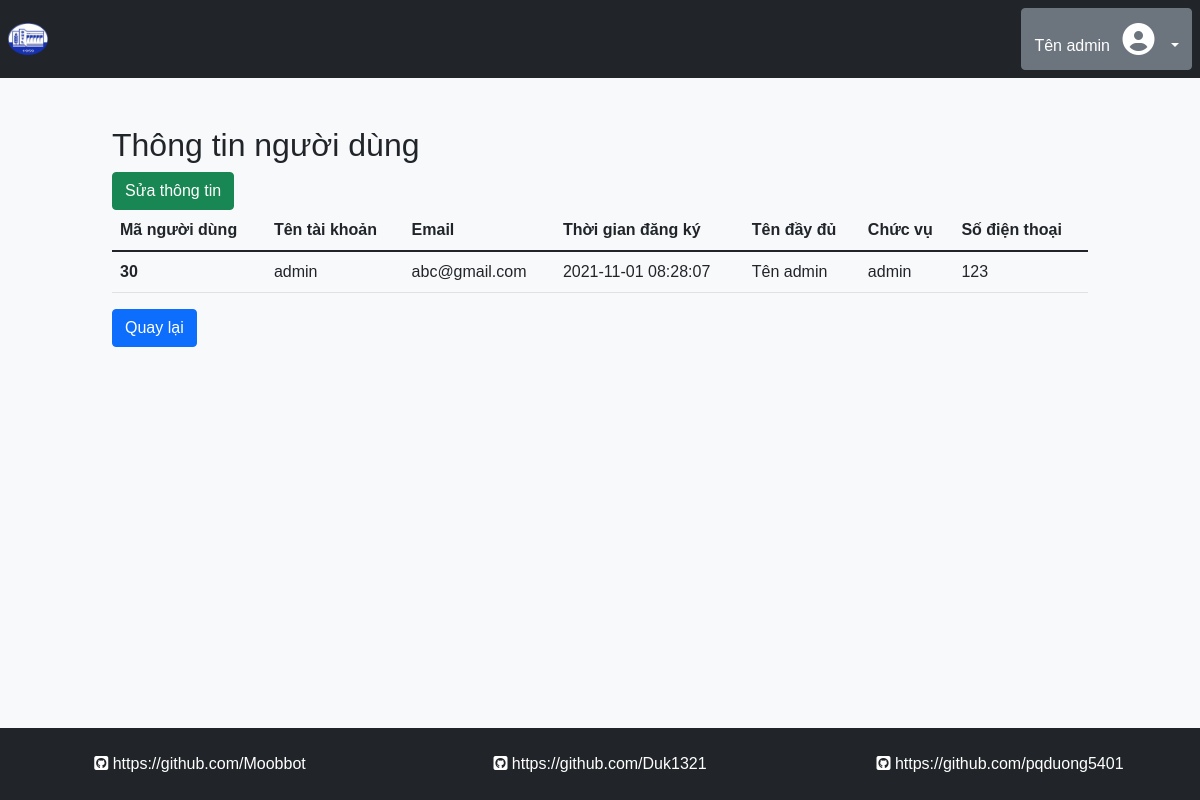
Before: /information/information.php (signed in) with the older database file.
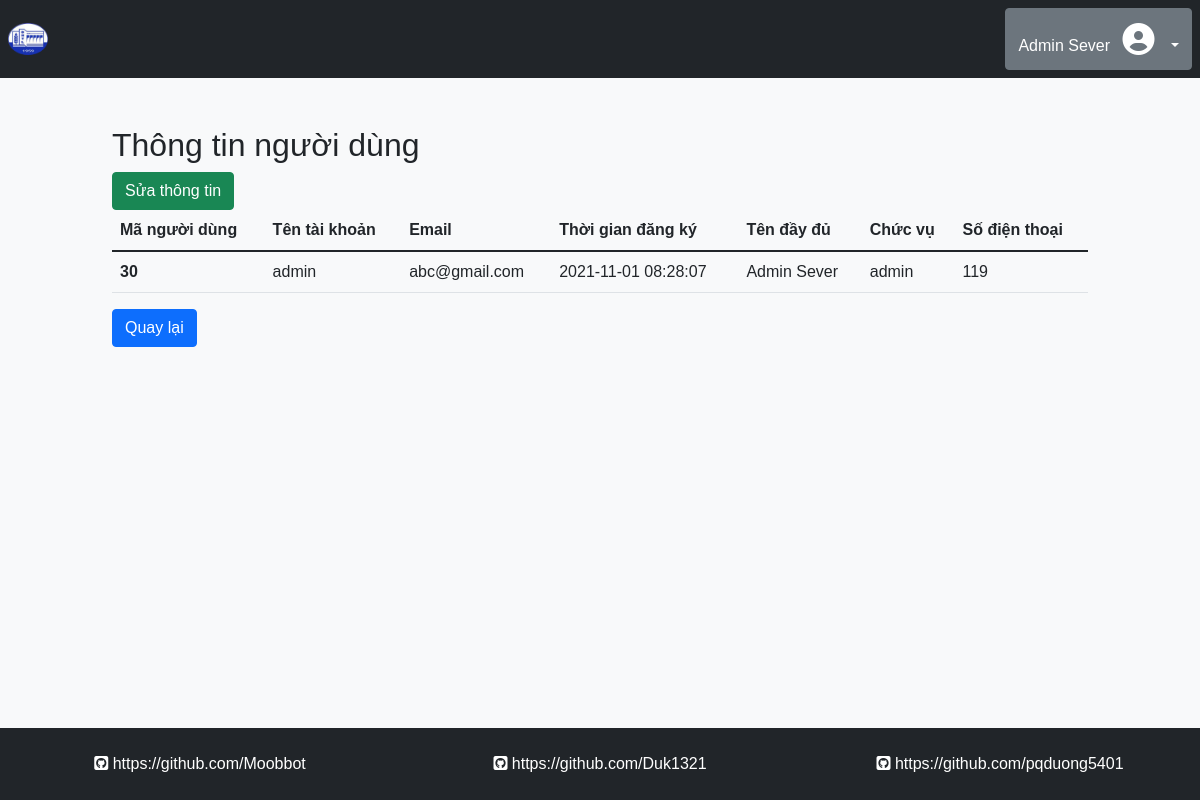
After: the same page with the newer database file.
### tables this page shows
CREATE TABLE `db_user_inf` (
  `ID` int(10) UNSIGNED NOT NULL,
  `User_FullName` varchar(200) NOT NULL,
  `User_Position` varchar(100) NOT NULL,
  `User_Phone` varchar(100) NOT NULL,
  `office_id` int(10) UNSIGNED DEFAULT NULL
);

CREATE TABLE `db_users` (
  `user_id` int(10) UNSIGNED NOT NULL,
  `user_name` varchar(50) NOT NULL,
  `user_email` varchar(100) NOT NULL,
  `user_pass` varchar(100) NOT NULL,
  `user_regis_date` datetime DEFAULT current_timestamp(),
  `user_status` tinyint(1) DEFAULT 0,
  `user_level` int(1) DEFAULT 0,
  `user_code` varchar(1000) NOT NULL
);

### information/information.php (the view, shortened to what this page needs)
<?php include '../reuse/header.php' ?>
<div class="container-fluid bg-light h-100 p-0 m-0">
    <?php include '../reuse/header_body.php' ?>
    <?php $ID = $currentUser['user_id']; ?>
    <div class="row d-flex justify-content-center mt-sm-5 p-0 m-0">
        <div class="col-10">
            <div class="row">
                <div class="col-md-12">
                    <h2>Thông tin người dùng</h2>
                    <button type="button" class="btn btn-success" data-bs-toggle="modal" data-bs-target="#editInfo">
                        Sửa thông tin
                    </button>
                    <main>
                        <table class="table">
                            <thead>
                                <tr>
                                    <th scope="col">Mã người dùng</th>
                                    <th scope="col">Tên tài khoản</th>
                                    <th scope="col">Email</th>
                                    <th scope="col">Thời gian đăng ký</th>
                                    <th scope="col">Tên đầy đủ</th>
                                    <th scope="col">Chức vụ</th>
                                    <th scope="col">Số điện thoại</th>
                                </tr>
                            </thead>
                            <tbody>
                                <?php
                                include '../reuse/config.php';
                                $sql = "SELECT  db_users.user_id, db_users.user_name, db_users.user_email, db_users.user_regis_date ,db_user_inf.User_FullName, db_user_inf.User_Position,db_user_inf.User_Phone
                                 FROM db_users, db_user_inf WHERE db_users.user_id = db_user_inf.ID AND db_users.user_id = '$ID'";
                                $result = mysqli_query($conn, $sql);
                                if (mysqli_num_rows($result) > 0) {
                                    while ($row = mysqli_fetch_assoc($result)) {
                                ?>
                                <tr>
                                    <th scope="row"><?php echo $row['user_id']; ?> </th>
                                    <td><?php echo $row['user_name']; ?></td>
                                    <td><?php echo $row['user_email']; ?></td>
                                    <td><?php echo $row['user_regis_date']; ?></td>
                                    <td><?php echo $row['User_FullName']; ?></td>
                                    <td><?php echo $row['User_Position']; ?></td>
                                    <td><?php echo $row['User_Phone']; ?></td>
                                </tr>
                                <?php
                                    }
                                }
                                ?>
                            </tbody>
                        </table>
                        <a href="../index.php"> <button class="btn btn-primary">Quay lại</button></a>
                    </main>
                </div>
            </div>
        </div>
    </div>
    <?php include '../reuse/footer_body.php' ?>
</div>
<?php include '../reuse/footer.php' ?>

### reuse/header_body.php (shortened to what this page needs)
<header class="bg-dark text-white p-2">
    <div class="container-fluid p-0 m-0">
        <div class="d-flex flex-wrap align-items-center justify-content-between">
            <a href="http://localhost/BTL_CNW/" class="d-flex align-items-center mb-md-0 text-start">
                <img src="http://localhost/BTL_CNW/assets/img/logo.png" alt="" width="40" height="32"
                    class="d-inline-block align-text-top p-0 m-0 me-2">
            </a>
            <?php
            if (empty($_SESSION['current_user'])) {
            ?>
            <div class="text-end">
                <a href="http://localhost/BTL_CNW/login/index.php" class="btn btn-outline-light me-2">Đăng nhập</a>
                <a href="http://localhost/BTL_CNW/signup/index.php" class="btn btn-warning me-2">Đăng ký</a>
            </div>
            <?php
            } else {
                $currentUser = $_SESSION['current_user'];
            ?>
            <div class="text-end">
                <div class="dropdown">
                    <button class="btn btn-secondary dropdown-toggle" type="button" id="dropdownMenuButton1"
                        data-bs-toggle="dropdown" aria-expanded="false">
                        <?php
                            echo $currentUser['User_FullName'];
                            ?>
                        <i class="fa fa-user-circle fa-w-16 fa-2x p-2" aria-hidden="true"></i>
                    </button>
                </div>
            </div>
            <?php
            }
            ?>
        </div>
    </div>
</header>

Changed rows visible on the page:
changed db_user_inf "admin": User_FullName "Tên admin" → "Admin Sever"; User_Phone "123" → "119"
Other visible differences:
$currentUser['User_FullName']: "Tên admin" → "Admin Sever"
